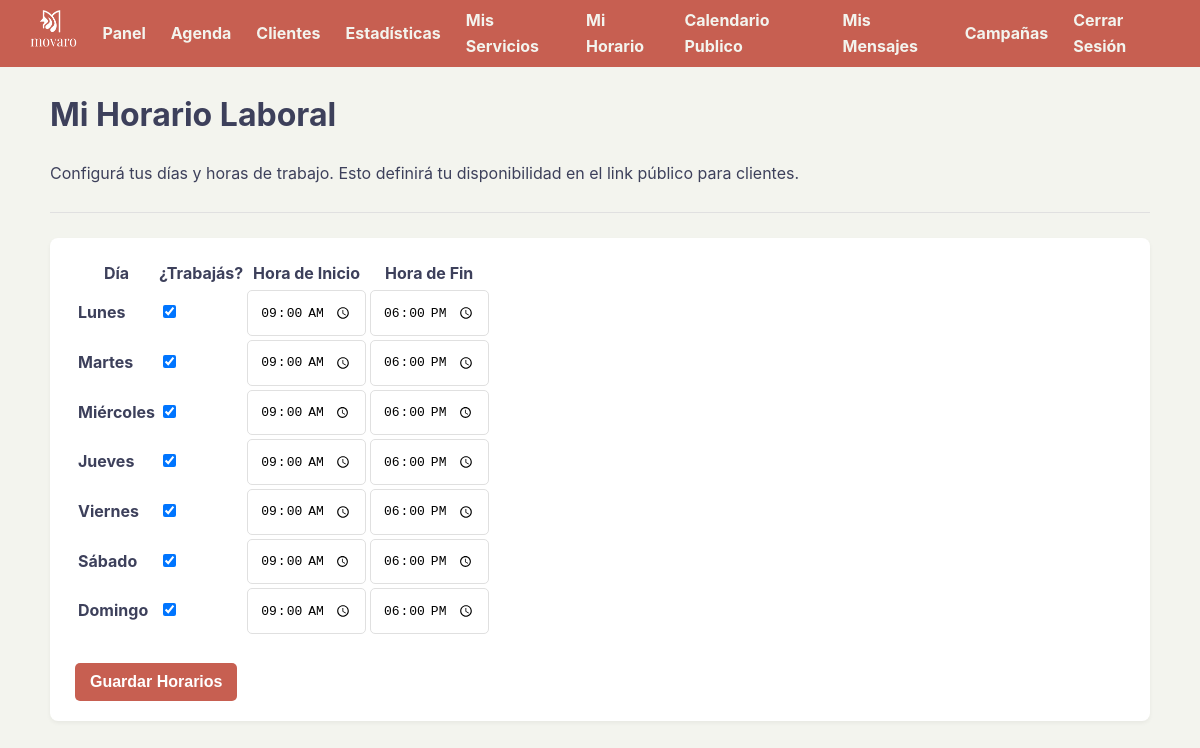
/horarios (signed in), run on an earlier commit of the app's database.
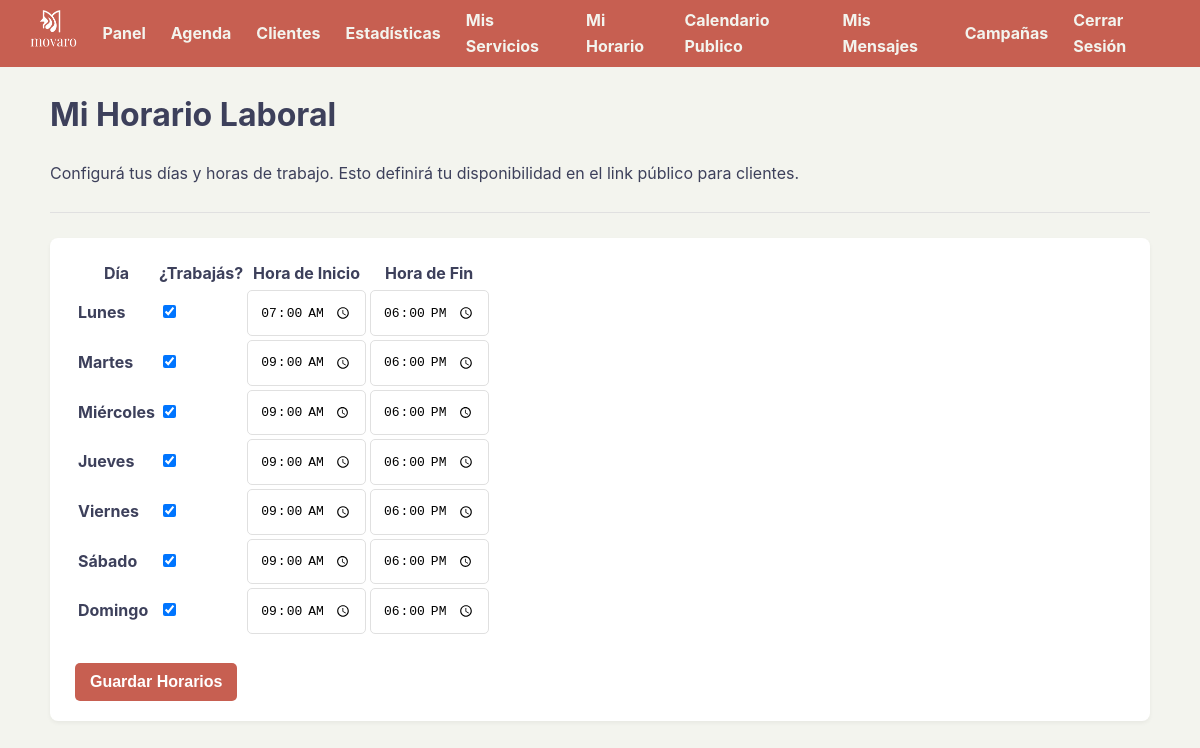
And on a later commit of the database.
### tables this page shows
CREATE TABLE horarios (
            id INTEGER PRIMARY KEY AUTOINCREMENT,
            usuario_id INTEGER NOT NULL,
            dia_semana INTEGER NOT NULL, -- 0=Lunes, 1=Martes, etc.
            hora_inicio TEXT,
            hora_fin TEXT,
            trabaja BOOLEAN NOT NULL DEFAULT 1, -- 1=Sí trabaja, 0=No trabaja
            UNIQUE(usuario_id, dia_semana),
            FOREIGN KEY (usuario_id) REFERENCES usuarios (id)
        );

### app.py (the view, shortened to what this page needs)
@app.route('/horarios', methods=['GET', 'POST'])
def gestionar_horarios():
    if 'usuario_id' not in session: return redirect('/login')
    usuario_id_actual = session['usuario_id']
    conn = sqlite3.connect(DATABASE)
    conn.row_factory = sqlite3.Row
    cursor = conn.cursor()
    cursor.execute("SELECT * FROM horarios WHERE usuario_id = ?", (usuario_id_actual,))
    horarios_guardados = {h['dia_semana']: h for h in cursor.fetchall()}
    conn.close()
    dias_semana = ["Lunes", "Martes", "Miércoles", "Jueves", "Viernes", "Sábado", "Domingo"]
    return render_template('horarios.html', dias_semana=dias_semana, horarios=horarios_guardados)

### templates/horarios.html (shortened to what this page needs)
{% extends "base.html" %}
{% block content %}
<h1>Mi Horario Laboral</h1>
<p>Configurá tus días y horas de trabajo. Esto definirá tu disponibilidad en el link público para clientes.</p>
<hr>
<div class="card">
    <form action="/horarios" method="post">
        <table class="stats-table tabla-responsiva">
            <thead>
                <tr>
                    <th>Día</th>
                    <th>¿Trabajás?</th>
                    <th>Hora de Inicio</th>
                    <th>Hora de Fin</th>
                </tr>
            </thead>
            <tbody>
                {% for i in range(7) %}
                    {% set dia = dias_semana[i] %}
                    {% set horario_dia = horarios.get(i) %}
                    <tr>
                        <td data-label="Día"><strong>{{ dia }}</strong></td>
                        <td data-label="¿Trabajás?">
                            <input type="checkbox" name="trabaja_{{ i }}"
                                   {% if not horario_dia or horario_dia.trabaja %}checked{% endif %}>
                        </td>
                        <td data-label="Hora de Inicio">
                            <input type="time" name="inicio_{{ i }}" value="{{ horario_dia.hora_inicio if horario_dia else '09:00' }}" class="form-control">
                        </td>
                        <td data-label="Hora de Fin">
                            <input type="time" name="fin_{{ i }}" value="{{ horario_dia.hora_fin if horario_dia else '18:00' }}" class="form-control">
                        </td>
                    </tr>
                {% endfor %}
            </tbody>
        </table>
        <br>
        <button type="submit">Guardar Horarios</button>
    </form>
</div>
{% endblock %}

### templates/base.html (shortened to what this page needs)
<!DOCTYPE html>
<html lang="es">
<head>
    <link rel="stylesheet" href="{{ url_for('static', filename='style.css') }}">
</head>
<body>
    {% if session.usuario_id %}
    <nav class="navbar">
        <div class="brand">
            <a href="/panel">
                <img src="{{ url_for('static', filename='logo.png') }}" alt="Logo movaro" height="40">
            </a>
        </div>
        <div class="links">
            <a href="/panel">Panel</a>
            <a href="/calendario">Agenda</a>
            <a href="/clientes">Clientes</a>
            <a href="/estadisticas">Estadísticas</a>
            <a href="/servicios">Mis Servicios</a>
            <a href="/horarios">Mi Horario</a>
            <a href="/configuracion_publica">Calendario Publico</a>
            <a href="/mensajes">Mis Mensajes</a>
            <a href="/campanas">Campañas</a>
            <a href="/logout">Cerrar Sesión</a>
        </div>
    </nav>
    {% endif %}
    <div class="container">
        {% block content %}{% endblock %}
    </div>
</body>
</html>

### static/style.css (style rules this page uses)
:root { --color-primario: #C75F51; --color-secundario: #27626A; --color-texto: #3d405b; --color-fondo: #F3F4EE; --color-blanco: #FFFFFF; --color-borde-suave: #e0e0e0; --color-rojo-peligro: #dc3545; }
body { font-family: -apple-system, BlinkMacSystemFont, "Segoe UI", Roboto, Helvetica, Arial, sans-serif; margin: 0; background-color: var(--color-fondo); color: var(--color-texto); line-height: 1.6; }
.container { max-width: 95%; margin: 20px auto; padding: 0 20px; box-sizing: border-box; }
a { color: var(--color-primario); text-decoration: none; font-weight: bold; }
button, .boton-accion { background-color: var(--color-primario); color: var(--color-blanco); padding: 10px 15px; border: none; border-radius: 5px; cursor: pointer; font-size: 1em; font-weight: bold; text-align: center; }
hr { border: none; border-top: 1px solid var(--color-borde-suave); margin: 25px 0; }
img { max-width: 100%; height: auto; }
.navbar { background-color: var(--color-primario); padding: 8px 30px; display: flex; align-items: center; justify-content: space-between; }
.navbar .brand img { height: 40px; width: auto; }
.navbar .links { display: flex; align-items: center; }
.navbar .links a { color: var(--color-fondo); margin-left: 25px; font-weight: bold; }
.card { background-color: var(--color-blanco); padding: 20px 25px; border-radius: 8px; box-shadow: 0 2px 4px rgba(0,0,0,0.05); }
.form-group input, .form-group select, .form-control { width: 100%; padding: 12px; border: 1px solid var(--color-borde-suave); border-radius: 5px; box-sizing: border-box; font-size: 1em; }

What changed in the data, as far as the page shows it:
added horarios: trabaja "☑", hora_inicio "07:00", hora_fin "18:00"
added horarios: trabaja "☑", hora_inicio "09:00", hora_fin "18:00"
added horarios: trabaja "☑", hora_inicio "09:00", hora_fin "18:00"
added horarios: trabaja "☑", hora_inicio "09:00", hora_fin "18:00"
added horarios: trabaja "☑", hora_inicio "09:00", hora_fin "18:00"
added horarios: trabaja "☑", hora_inicio "09:00", hora_fin "18:00"
added horarios: trabaja "☑", hora_inicio "09:00", hora_fin "18:00"
Also different on the page:
list line gone: "☑ 09:00 18:00"
